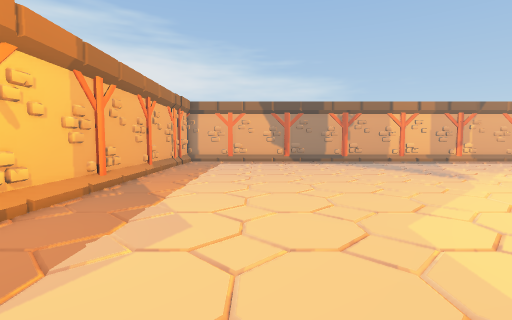
[1] (above)

21 first-person views from a walk through a Unity game level. The camera is 1.4 m above the floor, tilts 4° down and sees 85° across. The floor is counted in squares, 1 m on a side. Each view is taken from the middle of a square. On the plan, view 1 faces up. The plan holds only what a view shows up to about 14 squares ahead; the rest is blank. The place goes on beyond the plan. The player character is not drawn. Some animated figures are left out. Door leaves are left out, so doorways stand open.

[2]
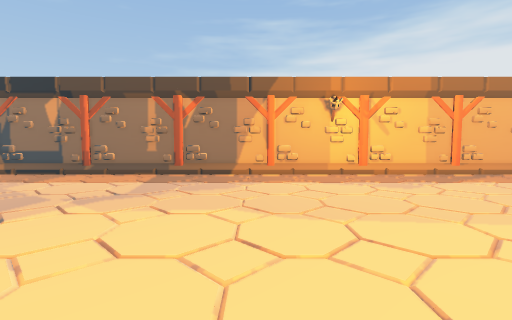

[3]
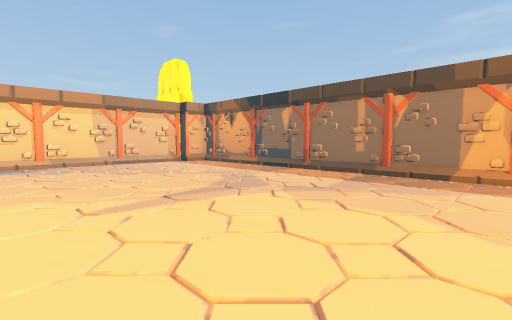

[4]
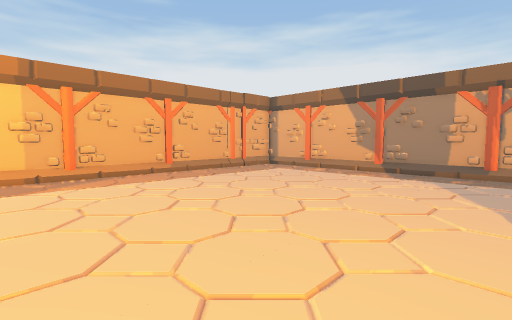

[5]
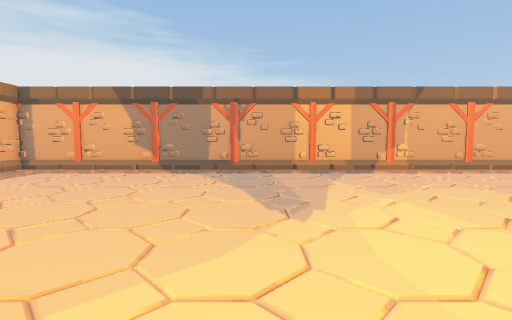

[6]
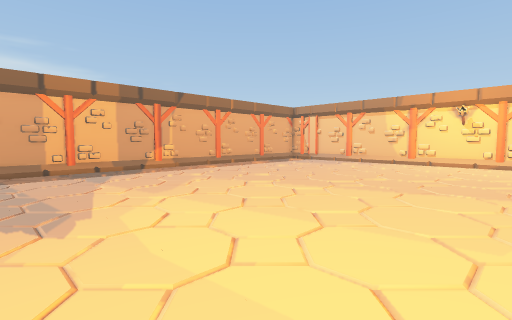

[7]
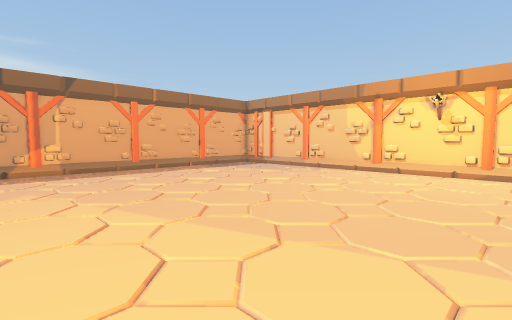

[8]
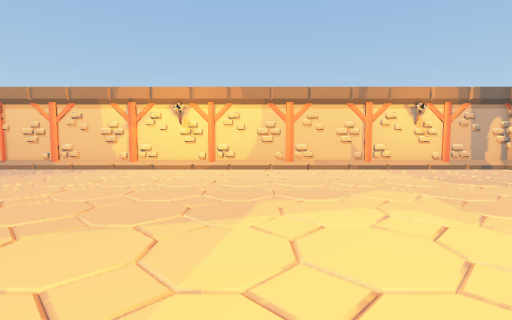

[9]
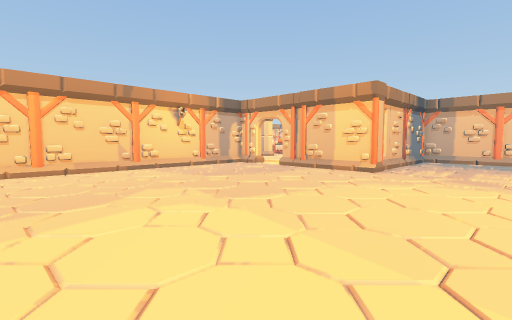

[10]
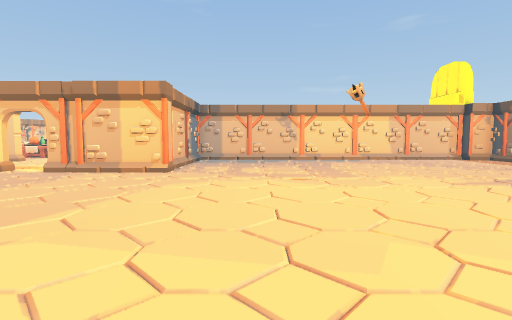

[11]
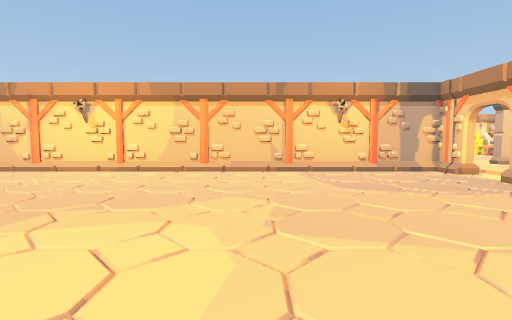

[12]
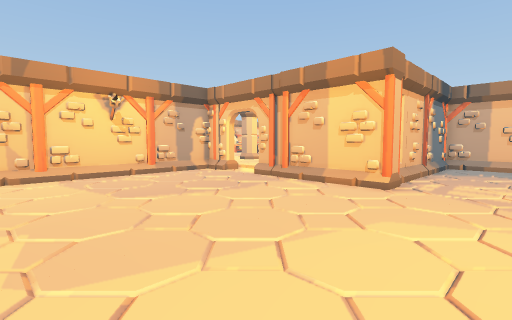

[13]
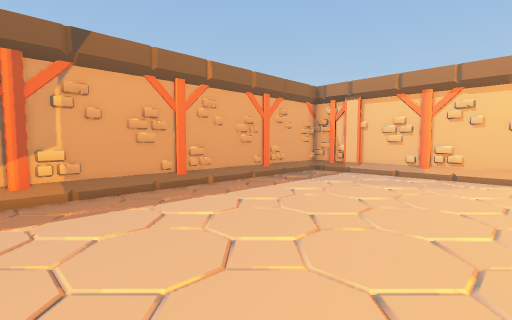

[14]
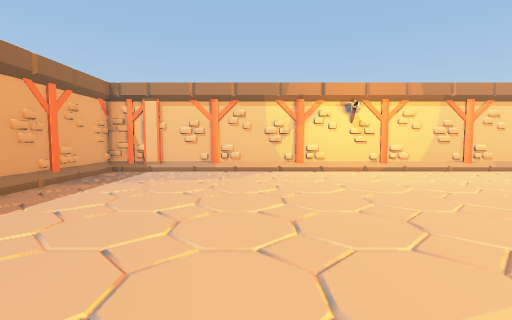

[15]
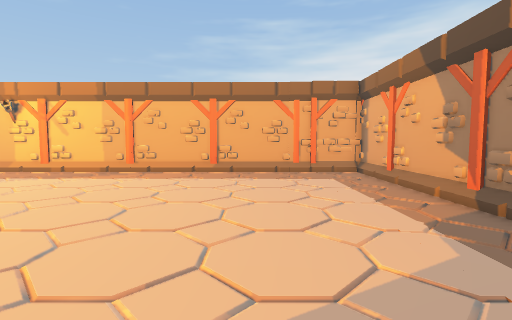

[16]
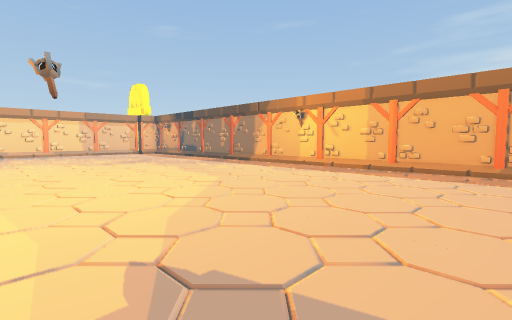

[17]
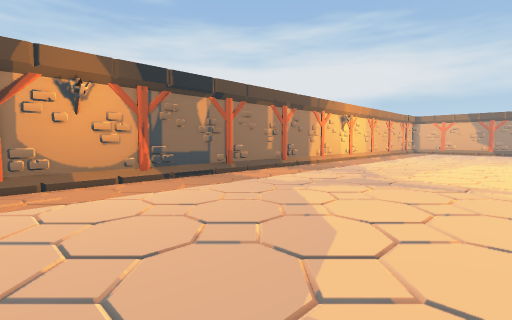

[18]
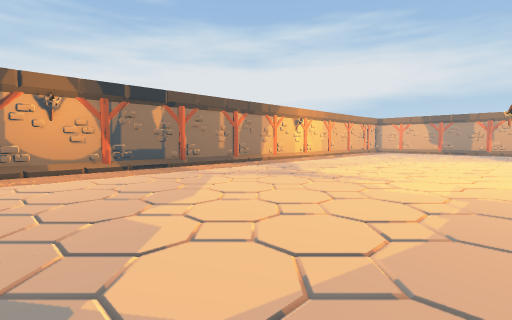

[19]
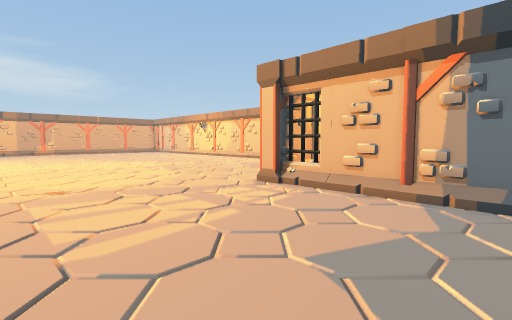

[20]
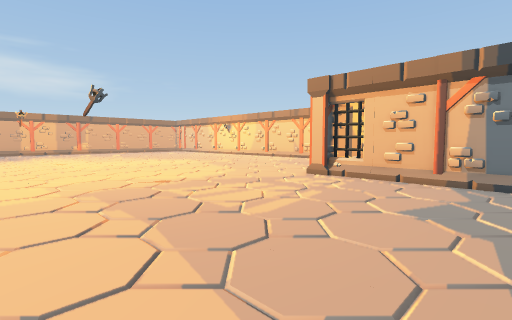

[21]
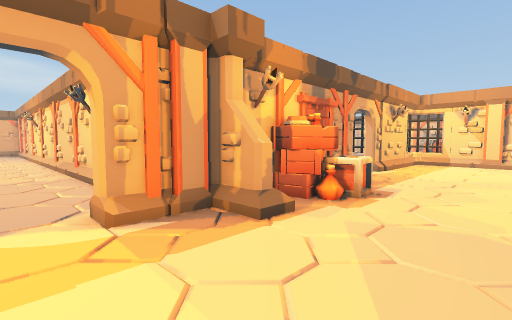

### Floor plan
Points are (right, up) in squares from view 1. A wall is a line through its corners. A room is listed if a view was taken in it or the views show most of it. See-through windows are left out.
Room 1 (views 1, 2, 3, 4, 5, 6, 7, 8, 9, 10, 11, 12, 13, 14, 15, 16, 17, 18, 19, 20)
walls: (15.9, -9.5) (15.9, -8.4) (21.4, -8.4); (16.5, -10.4) (16.5, -9.2) (16.3, -8.8); (23.4, -8.4) (24.8, -8.4) (24.8, 18.7) (-4.7, 18.7) (-4.7, 16.6); (16.2, -15.5) (16.2, -10.4); (-4.7, 16.5) (-4.7, -14.6)
low walls: (24.5, 1.5) (24.5, 3.2); (24.5, 3.4) (24.5, 5.2); (24.5, -0.5) (24.5, 1.4); (24.5, 5.4) (24.5, 7); (24.5, -2.4) (24.5, -0.6); (24.5, 7.1) (24.5, 9); (15.9, -12.8) (15.9, -11.9); (24.5, -4.4) (24.5, -2.5); (24.5, 9.1) (24.5, 10.9); (24.5, 11) (24.5, 11.5); (24.5, -8.1) (24.5, -4.5); (24.5, 13) (24.5, 14.8); (24.5, 14.9) (24.5, 18.2)
ways out: open door at (22.5, -8.5) to room 2
Room 2 (view 21)
walls: (25.9, -10.4) (25.5, -10); (25.7, -10.2) (25.7, -9.1); (25.4, -9.2) (24.5, -9.2); (32.6, -9) (30.1, -9); (24.7, -9) (23.5, -9); (36.9, -9) (34.7, -9); (18.7, -9) (15.9, -9)
ways out: open door at (22.5, -8.5) to room 1; open door at (33.5, -8.5)
objects: crate (28, -11) to (29, -9)

Where each view was taken, in squares from view 1:
view 1: 0 up, 0 right, facing up
view 2: 0 up, 7 right, facing left
view 3: 1 up, 7 right, facing down-left
view 4: 6 up, 7 right, facing up-left
view 5: 5 up, 7 right, facing up
view 6: 5 up, 7 right, facing up-right
view 7: 5 up, 12 right, facing up-right
view 8: 4 up, 11 right, facing right
view 9: 4 up, 11 right, facing down-right
view 10: 4 up, 12 right, facing down
view 11: 0 up, 12 right, facing right
view 12: 0 up, 13 right, facing down-right
view 13: 11 up, 13 right, facing up-right
view 14: 12 up, 12 right, facing right
view 15: 14 up, 8 right, facing left
view 16: 13 up, 9 right, facing down-left
view 17: 15 down, 5 right, facing up-left
view 18: 15 down, 9 right, facing up-left
view 19: 15 down, 9 right, facing up-right
view 20: 15 down, 6 right, facing up-right
view 21: 14 down, 22 right, facing up-right
